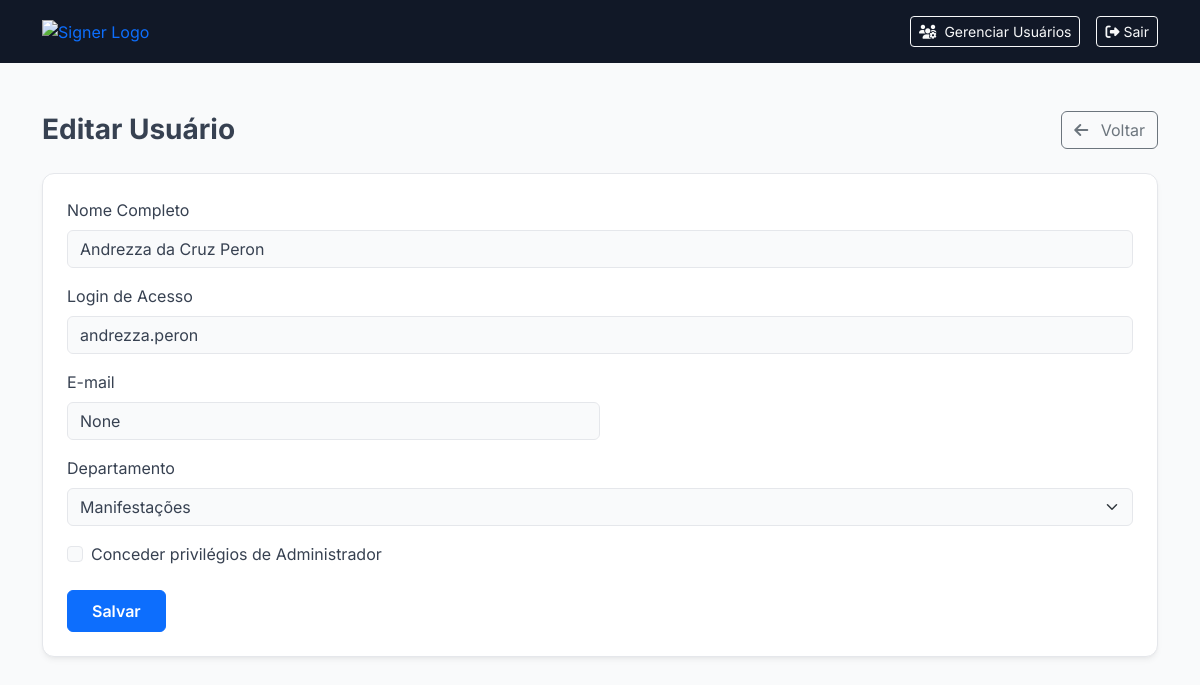
Page /users/6/edit (signed in) on the committed database.
### tables this page shows
CREATE TABLE "usuarios" (
    id INTEGER PRIMARY KEY AUTOINCREMENT,
    departamento_id INTEGER,
    nome TEXT,
    login TEXT UNIQUE,
    senha TEXT,
    is_admin BOOLEAN DEFAULT 0 NOT NULL,
    email TEXT UNIQUE
);

CREATE TABLE "departamentos" (
    id INTEGER PRIMARY KEY,
    nome TEXT NOT NULL UNIQUE
);

### blueprints/users.py (the view, shortened to what this page needs)
@users_bp.route('/<int:user_id>/edit', methods=['GET', 'POST'])
@login_required
@admin_required
def edit_user(user_id):
    db = get_db()
    user = db.execute("SELECT * FROM usuarios WHERE id = ?", (user_id,)).fetchone()
    if not user: abort(404)
    departamentos = db.execute("SELECT id, nome FROM departamentos ORDER BY nome").fetchall()
    return render_template('user_form.html', title="Editar Usuário", user=user,
                           action_url=url_for('users.edit_user', user_id=user_id), departamentos=departamentos)

### blueprints/auth.py (called while the page is built)
def login_required(f):
    @wraps(f)
    def decorated_function(*args, **kwargs):
        if 'user_id' not in session:
            return redirect(url_for('auth.login', next=request.url))
        return f(*args, **kwargs)
    return decorated_function

@auth_bp.before_app_request
def load_logged_in_user():
    user_id = session.get('user_id')
    if user_id is None:
        g.user = None
    else:
        g.user = get_db().execute('SELECT * FROM usuarios WHERE id = ?', (user_id,)).fetchone()

### blueprints/users.py (called while the page is built)
def admin_required(f):
    @wraps(f)
    def decorated_function(*args, **kwargs):
        if not g.user or not g.user['is_admin']:
            abort(403)  # Proibido
        return f(*args, **kwargs)
    return decorated_function

### database.py (called while the page is built)
def get_db():
    if 'db' not in g:
        g.db = sqlite3.connect(
            current_app.config['DATABASE_PATH'],
            detect_types=sqlite3.PARSE_DECLTYPES
        )
        g.db.row_factory = sqlite3.Row
    return g.db

### templates/user_form.html (shortened to what this page needs)
<!DOCTYPE html>
<html lang="pt-BR">
<head>
    <link href="https://cdn.jsdelivr.net/npm/bootstrap@5.3.3/dist/css/bootstrap.min.css" rel="stylesheet">
    <link rel="stylesheet" href="https://cdnjs.cloudflare.com/ajax/libs/font-awesome/6.5.2/css/all.min.css">
</head>
<body>
{% include 'header.html' %}
<main class="container my-5">
    <div class="d-flex justify-content-between align-items-center mb-4">
        <div>
            <h1 class="h3 fw-bold mb-0">{{ title }}</h1>
        </div>
        <a href="{{ url_for('users.list_users') }}" class="btn btn-outline-secondary">
            <i class="fas fa-arrow-left me-2"></i> Voltar
        </a>
    </div>
    <div class="main-card">
        <form method="post" action="{{ action_url }}" class="p-4">
            <div class="mb-3">
                <label for="nome" class="form-label">Nome Completo</label>
                <input type="text" class="form-control" id="nome" name="nome" value="{{ user.nome if user else '' }}" required>
            </div>
            <div class="mb-3">
                <label for="login" class="form-label">Login de Acesso</label>
                <input type="text" class="form-control" id="login" name="login" value="{{ user.login if user else '' }}" required>
            </div>
            <div class="col-md-6 mb-3">
                <label for="email" class="form-label">E-mail</label>
                <input type="email" class="form-control" id="email" name="email" value="{{ user.email if user else '' }}" required>
            </div>
            <div class="mb-3">
                <label for="departamento_id" class="form-label">Departamento</label>
                <select class="form-select" id="departamento_id" name="departamento_id" required>
                    {% for depto in departamentos %}
                        <option value="{{ depto.id }}" {% if user and user.departamento_id == depto.id %}selected{% endif %}>
                            {{ depto.nome }}
                        </option>
                    {% endfor %}
                </select>
            </div>
            <div class="form-check mb-4">
                <input class="form-check-input" type="checkbox" id="is_admin" name="is_admin" {% if user and user.is_admin %}checked{% endif %}>
                <label class="form-check-label" for="is_admin">
                    Conceder privilégios de Administrador
                </label>
            </div>
            <button type="submit" class="btn btn-primary fw-semibold px-4 py-2">Salvar</button>
        </form>
    </div>
</main>
</body>
</html>

### templates/user_form.html (style rules this page uses)
:root { --bs-font-sans-serif: 'Inter', sans-serif; --bs-body-bg: #f9fafb; --bs-body-color: #374151; --bs-border-color: #e5e7eb; --bs-primary: #4f46e5; --header-dark-bg: #111827; }
body { background-color: var(--bs-body-bg); font-family: var(--bs-font-sans-serif); }
.main-card { background-color: #ffffff; border: 1px solid var(--bs-border-color); border-radius: 0.75rem; box-shadow: 0 4px 6px -1px rgb(0 0 0 / 0.05), 0 2px 4px -2px rgb(0 0 0 / 0.05); }

### rows in the picture
usuarios: nome "Andrezza da Cruz Peron", login "andrezza.peron", departamento_id "Manifestações"

### other values in the picture
{{ title }} "Editar Usuário"
